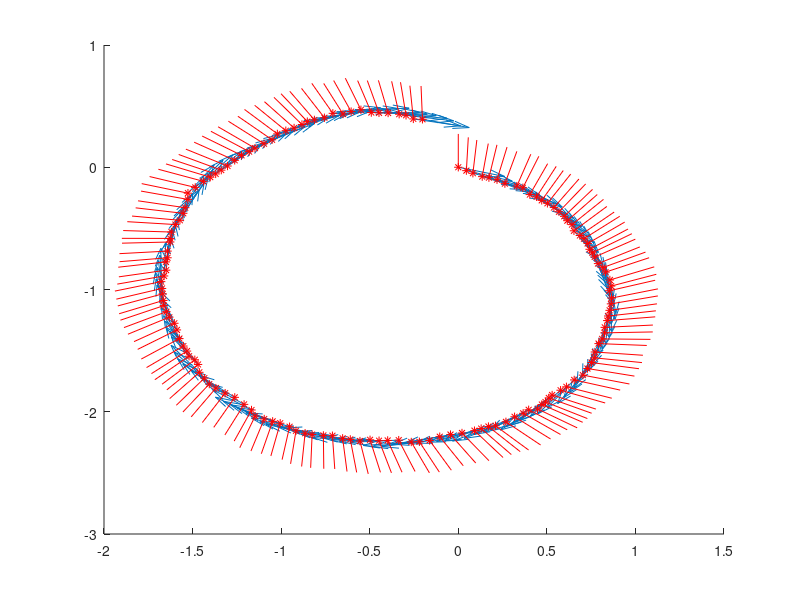

Source code (MATLAB):
%% Motion Model
clear all; clc;
close all;
% robots sizing 
L = 0.3; % [m]
r = 0.25; % [m]
f = 10; % [Hz]

% kinematic model
x0 = [0; 0; 0]; % [[m/s] [m/s] [rad/s]] intial state
u = [-1.5; 2; 1]; % [[rad/s] [rad/s] [rad/s]] inputs
% u = [-1; 1; 0]; % [[rad/s] [rad/s] [rad/s]] to drive in a straight line
% u = [-1; 1; 1]; % [[rad/s] [rad/s] [rad/s]] to drive in a spiral
% u = [2; -1.167612497392722; 0]; % 2m radius circle inputs 

% Time
T = 15; % Duration
dt = 0.1;% [s] timestep (update rate)
tvec = 0:dt:T; % Time vector
n = length(tvec); % Number of timesteps
% n = 15 / dt; % number of samples for 15 second simulation
figure(1); clf; hold on;

x_record = zeros(3, n);
v_record = zeros(3, n);
y_record = zeros(3, n);

omega_variance = 0.1 / 180 * pi();

for i = 1:n
    % expanding spiral
%     u(3) = 2*(n - i) / n; different spiral
%     u(1) = u(1) - i * 0.01; ever expanding spiral 
%     u(2) = u(2) + i * 0.01;
    %measurement
    y = x0 + [normrnd(0,0.5); normrnd(0,0.5); normrnd(-9.7 * 180/pi(),10 * 180/pi())];


    % dynamics
    v_x = (r*2/3) * (-u(1)*cos(x0(3)) + u(2)*cos(pi()/3+x0(3)) + u(3)*cos(pi()/3-x0(3)));
    v_y = (r*2/3) * (u(1)*sin(x0(3))  - u(2)*sin(pi()/3+x0(3)) + u(3)*sin(pi()/3-x0(3)));
    omega = r/(3*L) * (u(1)+u(2)+u(3));
 
    %verify the radius
    rad = sqrt(v_x*v_x + v_y*v_y) / omega;
    d = rad * 2;
    
    x_record(:,i) = x0;
    v_record(:,i) = [v_x;
                     v_y;
                     omega];
    y_record(:,i) = y;
    
    %disturbance
    d = [normrnd(0,0.01); normrnd(0,0.01); normrnd(0,omega_variance)];
    x1 = x0 + [ v_x * dt; v_y * dt; omega * dt] + d;
    % without disturbance
%     x1 = x0 + [ v_x * dt; v_y * dt; omega * dt];
    x0 = x1; 
end

% a = sqrt(v_record(1,:).^2 + v_record(2,:).^2)
samples_per_draw = 1;
trimmed_x_rec = x_record(:,1:samples_per_draw:end);
trimmed_v_rec = v_record(:,1:samples_per_draw:end);
trimmed_y_rec = y_record(:,1:samples_per_draw:end);


quiver(trimmed_x_rec(1,:),trimmed_x_rec(2,:),trimmed_v_rec(1,:),trimmed_v_rec(2,:));
quiver(trimmed_x_rec(1,:),trimmed_x_rec(2,:),sin(trimmed_x_rec(3,:)),cos(trimmed_x_rec(3,:)),'r*');

%quiver(trimmed_y_rec(1,:),trimmed_y_rec(2,:),zeros(n),zeros(n),'g*');
